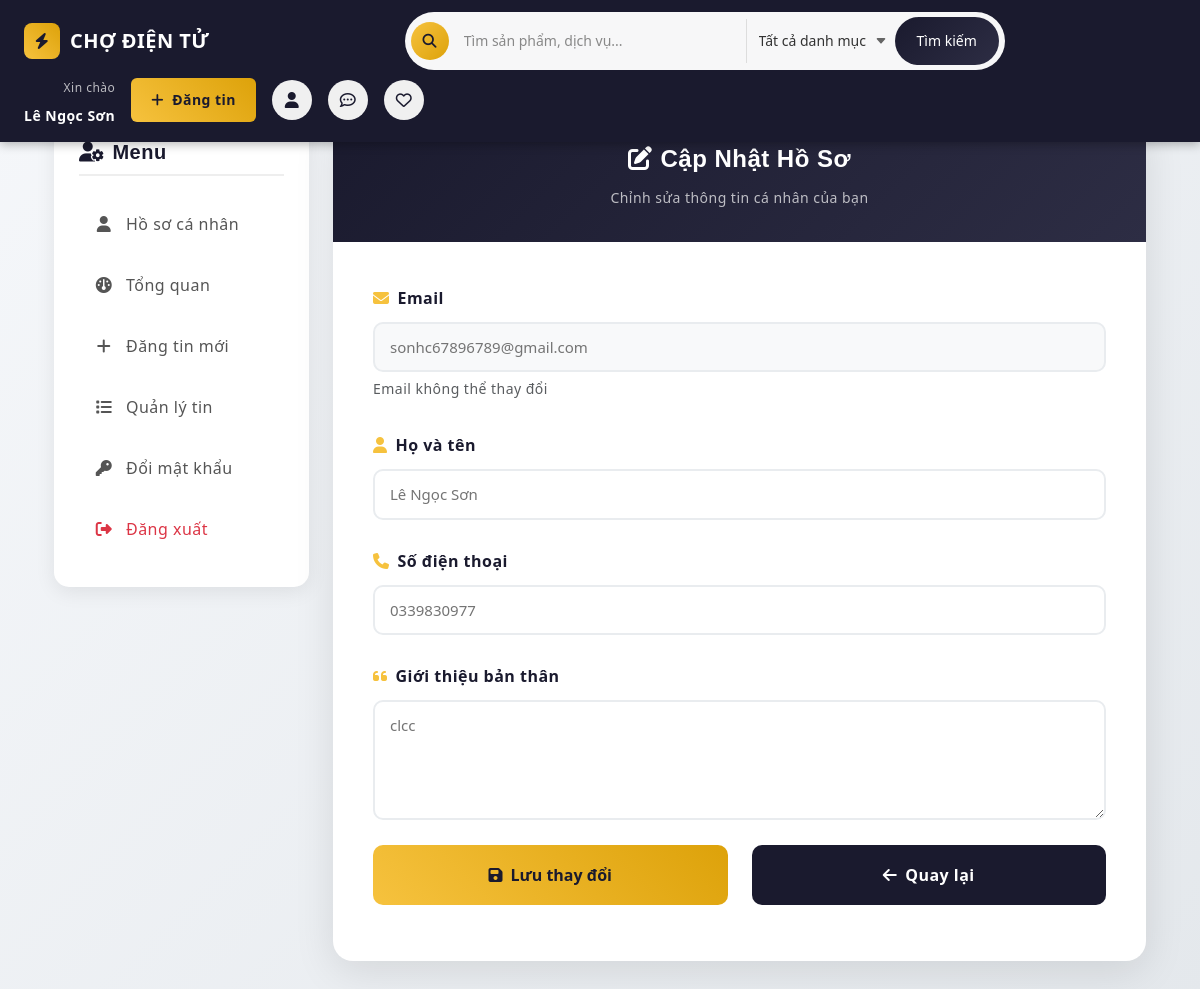
Screenshot of /user/update_profile.php (signed in) with the database file from the repository.
### tables this page shows
CREATE TABLE `users` (
  `id` int(11) NOT NULL,
  `name` varchar(150) NOT NULL,
  `email` varchar(150) DEFAULT NULL,
  `phone` varchar(30) DEFAULT NULL,
  `password` varchar(255) NOT NULL,
  `bio` text DEFAULT NULL,
  `location_id` int(11) DEFAULT NULL,
  `is_verified` tinyint(1) DEFAULT 0,
  `created_at` timestamp NULL DEFAULT current_timestamp()
);

### user/update_profile.php (the view, shortened to what this page needs)
<?php
include '../config/connect.php';
$id = $_SESSION['user_id'];
$stmt = $conn->prepare("SELECT name, email, phone, bio, created_at FROM users WHERE id = ?");
$stmt->bind_param("i", $id);
$stmt->execute();
$result = $stmt->get_result();
$user = $result->fetch_assoc();
?>
<?php include_once dirname(__DIR__) . '/includes/header.php'; ?>
<div class="profile-page">
    <div class="container">
        <div class="row">
            <div class="col-lg-3 mb-4">
                <div class="profile-sidebar">
                    <h5 class="sidebar-title"><i class="fa-solid fa-user-gear me-2"></i>Menu</h5>
                    <ul class="sidebar-menu">
                        <li><a href="profile.php"><i class="fa-solid fa-user"></i> Hồ sơ cá nhân</a></li>
                        <li><a href="user_dashboard.php"><i class="fa-solid fa-gauge"></i> Tổng quan</a></li>
                        <li><a href="user_dangtin.php"><i class="fa-solid fa-plus"></i> Đăng tin mới</a></li>
                        <li><a href="user_quanlytin.php"><i class="fa-solid fa-list"></i> Quản lý tin</a></li>
                        <li><a href="doimk.php"><i class="fa-solid fa-key"></i> Đổi mật khẩu</a></li>
                        <li><a href="dangxuat.php" class="text-danger"><i class="fa-solid fa-right-from-bracket"></i> Đăng xuất</a></li>
                    </ul>
                </div>
            </div>
            <div class="col-lg-9">
                <div class="form-card">
                    <div class="form-header">
                        <h2><i class="fa-solid fa-pen-to-square me-2"></i>Cập Nhật Hồ Sơ</h2>
                        <p>Chỉnh sửa thông tin cá nhân của bạn</p>
                    </div>
                    <div class="form-body">
                        <form method="POST" action="">
                            <div class="form-group">
                                <label class="form-label"><i class="fa-solid fa-envelope"></i>Email</label>
                                <input type="email" class="form-control" value="<?= htmlspecialchars($user['email'] ?? '') ?>" disabled>
                                <small class="text-muted">Email không thể thay đổi</small>
                            </div>
                            <div class="form-group">
                                <label class="form-label"><i class="fa-solid fa-user"></i>Họ và tên</label>
                                <input type="text" name="name" class="form-control" value="<?= htmlspecialchars($user['name'] ?? '') ?>" required placeholder="Nhập họ và tên">
                            </div>
                            <div class="form-group">
                                <label class="form-label"><i class="fa-solid fa-phone"></i>Số điện thoại</label>
                                <input type="text" name="phone" class="form-control" value="<?= htmlspecialchars($user['phone'] ?? '') ?>" placeholder="Nhập số điện thoại">
                            </div>
                            <div class="form-group">
                                <label class="form-label"><i class="fa-solid fa-quote-left"></i>Giới thiệu bản thân</label>
                                <textarea name="bio" class="form-control" placeholder="Viết vài dòng giới thiệu về bạn..."><?= htmlspecialchars($user['bio'] ?? '') ?></textarea>
                            </div>
                            <div class="row">
                                <div class="col-md-6 mb-3">
                                    <button type="submit" class="btn-submit">
                                        <i class="fa-solid fa-save me-2"></i>Lưu thay đổi
                                    </button>
                                </div>
                                <div class="col-md-6 mb-3">
                                    <a href="profile.php" class="btn-back">
                                        <i class="fa-solid fa-arrow-left me-2"></i>Quay lại
                                    </a>
                                </div>
                            </div>
                        </form>
                    </div>
                </div>
            </div>
        </div>
    </div>
</div>

### style.css (style rules this page uses)
:root { --header-height: 160px; --header-height-min: 80px; --accent-color: #ffc43f; --dark-color: #222222; --light-dark-color: #727272; --light-color: #fff; --grey-color: #dbdbdb; --light-grey-color: #fafafa; --primary-color: #6995b1; --light-primary-color: #eef1f3; --body-font: "Open Sans", sans-serif; --heading-font: "Nunito", sans-serif; }
body { --bs-link-color: #333; --bs-link-hover-color: #333; --bs-link-color-rgb: 40, 40, 40; --bs-link-hover-color-rgb: 0, 0, 0; --bs-light-rgb: 248, 248, 248; --bs-body-font-family: var(--body-font); --bs-body-font-size: 1rem; --bs-body-font-weight: 400; --bs-body-line-height: 2; --bs-body-color: #747474; --bs-primary: #ffc43f; --bs-primary-rgb: 255, 196, 63; --bs-success: #a3be4c; --bs-success-rgb: 163, 190, 76; --bs-primary-bg-subtle: #fff9eb; --bs-success-bg-subtle: #eef5e5; --bs-border-color: #f7f7f7; --bs-secondary-rgb: 230, 243, 251; --bs-danger-rgb: 249, 235, 231; --bs-warning-rgb: 255, 249, 235; --bs-info-rgb: 230, 243, 250; letter-spacing: 0.03em; }
h1, h2, h3, h4, h5, h6, .display-1, .display-2, .display-3, .display-4, .display-5, .display-6 { font-family: var(--heading-font); font-weight: 700; color: var(--dark-color); }
.container, .container-fluid, .container-lg, .container-md, .container-sm, .container-xl, .container-xxl { --bs-gutter-x: 3rem; }

### css/user.css (style rules this page uses)
:root { --accent:#ff9f43; --accent-dark:#e08e0b; --muted:#6c757d; --card-bg:#ffffff; --page-bg:#f4f6f9; }
html,body { height:100%; background:#ffffff; font-family: 'Segoe UI', Roboto, -apple-system, 'Helvetica Neue', Arial; color:#222; }
label { font-weight:600 }
h1,h2,h3,h4,h5 { color:#222;font-weight:700 }
a { color:var(--accent-dark) }

### includes/header.php (style rules this page uses)
body { padding-top: 75px; }

### user/update_profile.php (style rules this page uses)
.profile-page { padding: 40px 0; min-height: calc(100vh - 150px); background: linear-gradient(135deg, #f5f7fa 0%, #e4e8ec 100%); }
.profile-sidebar { background: #fff; border-radius: 15px; box-shadow: 0 5px 20px rgba(0,0,0,0.08); padding: 25px; }
.sidebar-title { font-weight: 700; color: #1a1a2e; margin-bottom: 20px; padding-bottom: 10px; border-bottom: 2px solid #eee; }
.sidebar-menu { list-style: none; padding: 0; margin: 0; }
.sidebar-menu li { margin-bottom: 5px; }
.sidebar-menu a { display: flex; align-items: center; padding: 12px 15px; color: #555; text-decoration: none; border-radius: 8px; transition: all 0.2s ease; }
.sidebar-menu a i { margin-right: 12px; width: 20px; text-align: center; }
.sidebar-menu a.text-danger { color: #dc3545 !important; }
.form-card { background: #fff; border-radius: 20px; box-shadow: 0 10px 40px rgba(0,0,0,0.1); overflow: hidden; }
.form-header { background: linear-gradient(135deg, #1a1a2e 0%, #2d2d44 100%); padding: 30px; text-align: center; }
.form-header h2 { color: #fff; font-size: 24px; font-weight: 700; margin: 0; }
.form-header p { color: rgba(255,255,255,0.7); margin: 10px 0 0; font-size: 14px; }
.form-body { padding: 40px; }
.form-group { margin-bottom: 25px; }
.form-label { font-weight: 600; color: #1a1a2e; margin-bottom: 8px; display: flex; align-items: center; }
.form-label i { margin-right: 8px; color: #f6c23e; }
.form-control { border: 2px solid #e9ecef; border-radius: 10px; padding: 12px 15px; font-size: 15px; transition: all 0.3s ease; }
.form-control:disabled { background: #f8f9fa; cursor: not-allowed; }
textarea.form-control { min-height: 120px; resize: vertical; }
.btn-submit { background: linear-gradient(45deg, #f6c23e, #dda20a); color: #1a1a2e; border: none; padding: 14px 30px; border-radius: 10px; font-weight: 600; font-size: 16px; width: 100%; transition: all 0.3s ease; }
.btn-back { background: #1a1a2e; color: #fff; border: none; padding: 14px 30px; border-radius: 10px; font-weight: 600; font-size: 16px; width: 100%; transition: all 0.3s ease; text-decoration: none; display: block; text-align: center; }

### rows the page displays
users: email "sonhc67896789@gmail.com", name "Lê Ngọc Sơn", phone "0339830977", bio "clcc"

### other values shown
$display_username "Lê Ngọc Sơn"
